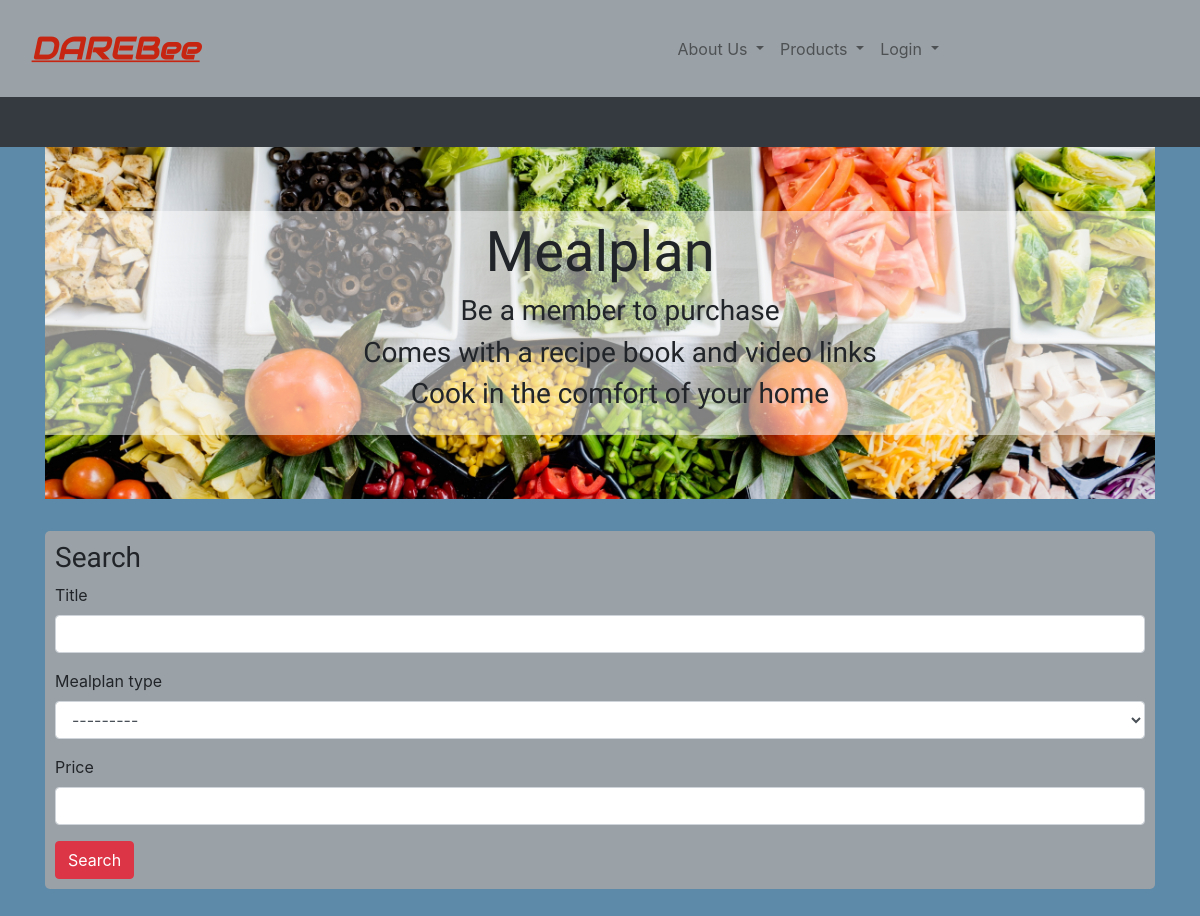
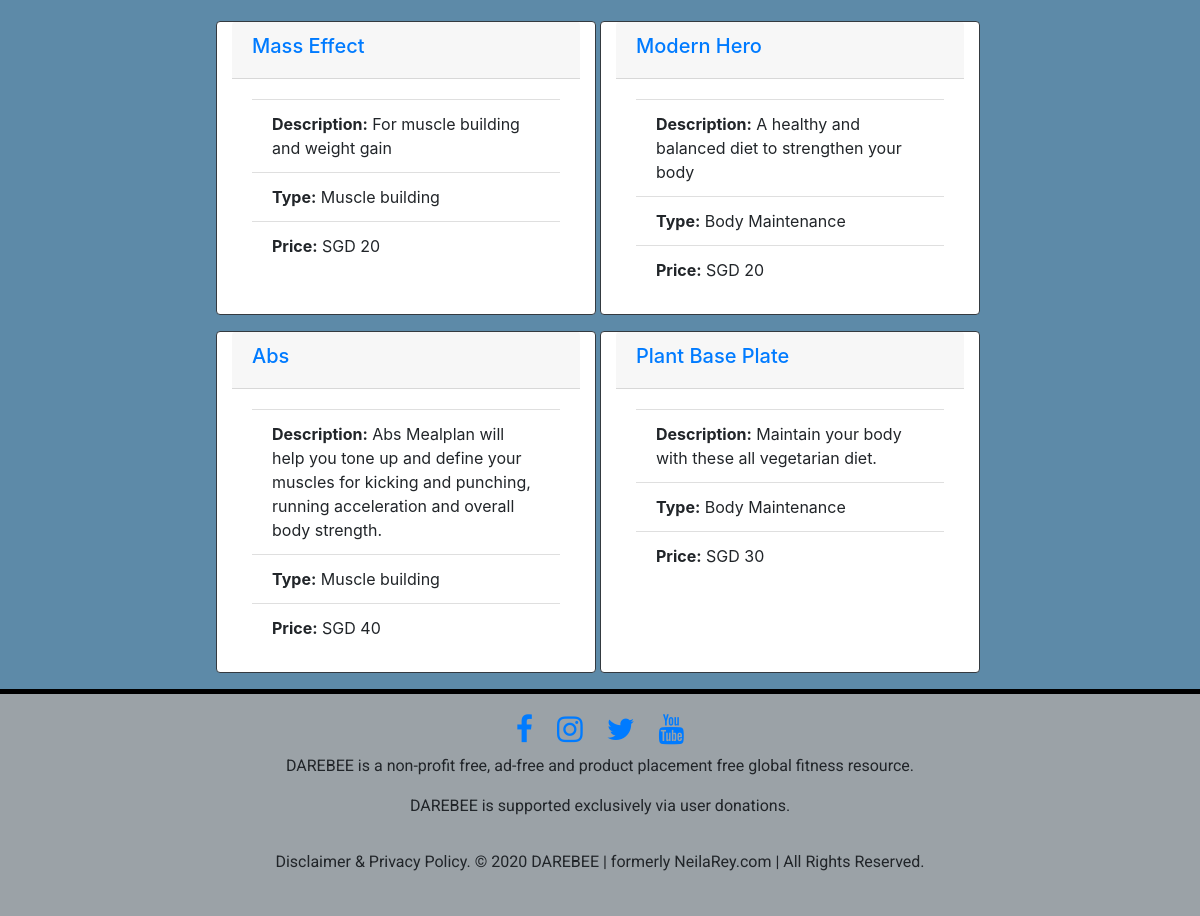
/products/mealplans/, run on the app's committed database (2 pictures, top to bottom).
### products/models.py (models this page shows, shortened)
class Mealplan(models.Model):
    title = models.CharField(blank=False, max_length=255)
    description = models.CharField(blank=False, max_length=255)
    price = models.PositiveIntegerField(blank=False)
    mealplan_type = models.ForeignKey(MealplanType, on_delete=models.CASCADE)
    cover = CloudinaryField()

class MealplanType(models.Model):
    type = models.CharField(blank=False, max_length=100)
    def __str__(self):
        return self.type

### products/views.py (the view, shortened to what this page needs)
# urls.py: path("mealplans/", products.views.show_mealplans,
def show_mealplans(request):
    all_mealplans = Mealplan.objects.all()
    queries = ~Q(pk__in=[])
    all_mealplans = all_mealplans.filter(queries)
    search_form = Mealplan_SearchForm()
    return render(request, "products/show_mealplans.template.html", {
        "all_mealplans": all_mealplans,
        "search_form": search_form
    })

### products/forms.py
class Mealplan_SearchForm(forms.Form):
    title = forms.CharField(max_length=100, required=False)
    mealplan_type = forms.ModelChoiceField(
        queryset=MealplanType.objects.all(), required=False
    )
    price = forms.CharField(max_length=100, required=False)

### cart/contexts.py (called while the page is built)
def cart_contents(request):
    cart = request.session.get("shopping_cart", {})
    mealplan_cart = request.session.get("mealplan_shopping_cart", {})
    return {
        "cart": cart,
        "mealplan_cart": mealplan_cart,
        "number_of_items": int(len(cart) + len(mealplan_cart))
    }

### products/templates/products/show_mealplans.template.html (shortened to what this page needs)
{%extends 'base.template.html'%}
{% load cloudinary %}
{% load crispy_forms_tags %}
{% load static %}
{%block content%}
    <div id="mealplan-jumbo" class="jumbotron jumbotron-fluid" style="background-image: url('{% static "image/mealplan7.jpg"%}')">
    <div class="container image-inner">
        <h1 class="display-4">Mealplan</h1>
        <ul>
            <li><h3>Be a member to purchase</h3></li>
            <li><h3>Comes with a recipe book and video links</h3></li>
            <li><h3>Cook in the comfort of your home</h3></li>
        </ul>
    </div>
    </div>
    <div id="products-search" class="container mb-5">
        <h3>Search</h3>
        <form method="GET">
        {{search_form|crispy}}
        <input class="btn btn-danger" type="submit" value="Search"/>
        </form>
    </div>
     <div class="row d-flex justify-content-center">
        {%for each_mealplan in all_mealplans%}
    <div class="card border-dark mb-3 mr-1 col-xs-6 col-sm-4 col-md-4" style="width: 80rem;  min-width: 300px;">
        <div class="card-header">
            <h5><a href="{% url 'mealplan_details_route' mealplan_id=each_mealplan.id %}">{{each_mealplan.title}}</a></h5>
        </div>
        <div class="card-body d-flex flex-column">
        <ul class="list-group list-group-flush">
            <li class="list-group-item"><strong>Description:</strong> {{each_mealplan.description}}</li>
            <li class="list-group-item"><strong>Type:</strong> {{each_mealplan.mealplan_type}}</li>
            <li class="list-group-item"><strong>Price:</strong> SGD {{each_mealplan.price}}</li>
        </ul>
        </div>
    </div>
    {% endfor %}
    </div>
{%endblock%}

### static/style.css (style rules this page uses)
body { background-color: #5D8AA8; padding: 0; margin: 0; border: 0; }
h1, h2, h3 { font-family: 'Roboto Condensed', sans-serif; }
#exercise-jumbo, #mealplan-jumbo { background-repeat: no-repeat; background-position: center; background-size: 100%; text-align: center; font-family: 'Roboto Condensed', sans-serif; }
.image-inner { background-color:rgba(255, 255, 255, 0.5); padding:0.5em; }
.image-inner ul { list-style-type: none; }
#products-search { background: #9BA2A7; padding: 10px; border-radius: 5px; }

### data on the page
Mealplan: title "Mass Effect", description "For muscle building and weight gain", mealplan_type "Muscle building", price "20"
Mealplan: title "Modern Hero", description "A healthy and balanced diet to strengthen your body", mealplan_type "Body Maintenance", price "20"
Mealplan: title "Abs", description "Abs Mealplan will help you tone up and define your muscles for kicking and punching, running acceleration and overall body strength.", mealplan_type "Muscle building", price "40"
Mealplan: title "Plant Base Plate", description "Maintain your body with these all vegetarian diet.", mealplan_type "Body Maintenance", price "30"
